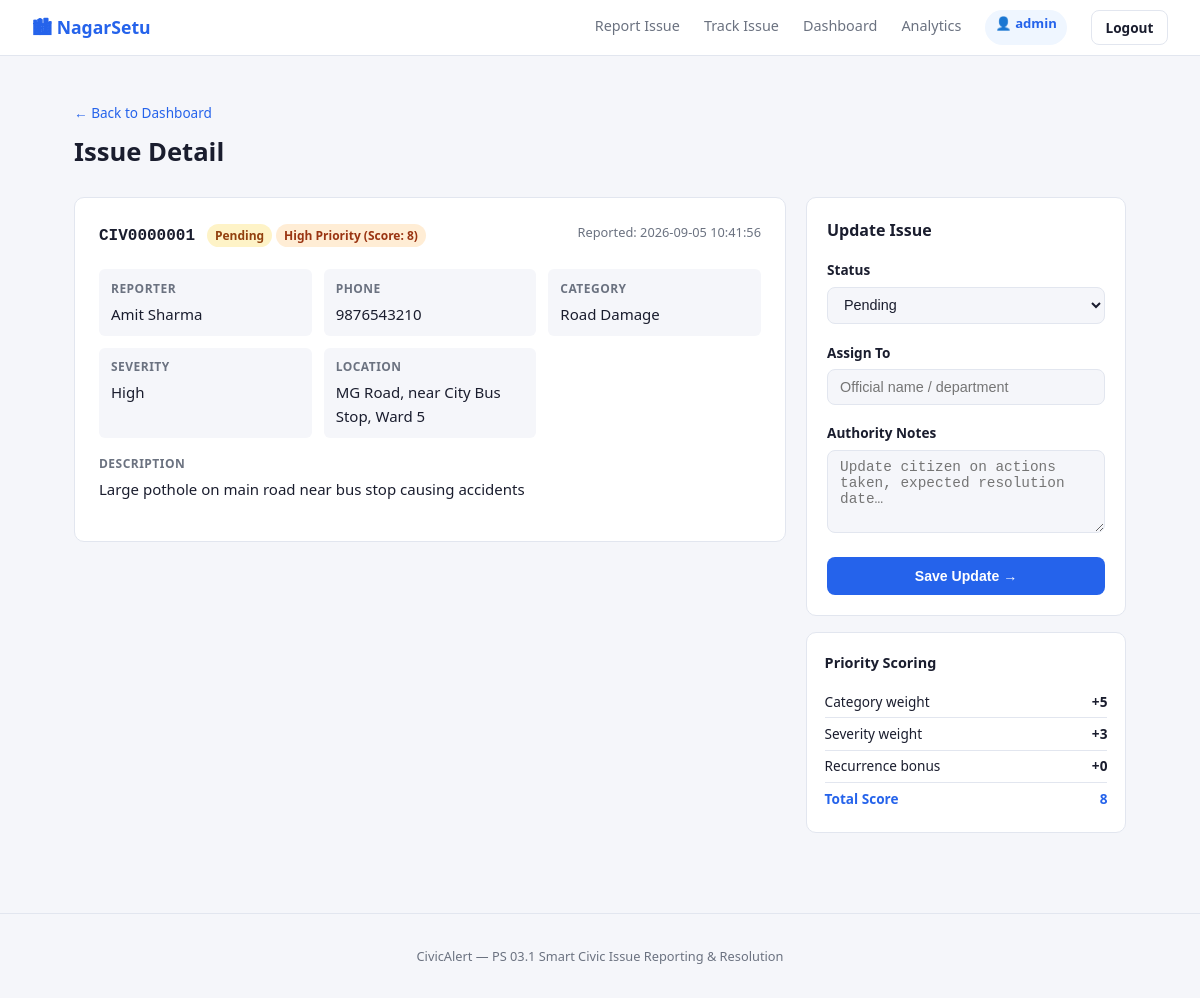
/admin/issue/CIV0000001 (signed in), run on the app's committed database.
### tables this page shows
CREATE TABLE issues (
        id          TEXT PRIMARY KEY,
        name        TEXT NOT NULL,
        phone       TEXT,
        category    TEXT NOT NULL,
        severity    TEXT NOT NULL,
        description TEXT NOT NULL,
        location    TEXT NOT NULL,
        photo       TEXT,
        status      TEXT DEFAULT 'Pending',
        priority_score INTEGER DEFAULT 0,
        priority_label TEXT DEFAULT 'Low',
        assigned_to TEXT,
        admin_notes TEXT,
        created_at  TEXT NOT NULL,
        updated_at  TEXT NOT NULL
    );

### app.py (the view, shortened to what this page needs)
@app.route('/admin/issue/<issue_id>', methods=['GET', 'POST'])
@login_required
def admin_issue(issue_id):
    conn = get_db()
    issue = conn.execute('SELECT * FROM issues WHERE id=?', (issue_id,)).fetchone()
    conn.close()
    if not issue:
        flash('Issue not found.', 'error')
        return redirect(url_for('admin'))
    return render_template('issue_detail.html', issue=issue)

### app.py (called while the page is built)
def login_required(f):
    @wraps(f)
    def decorated(*args, **kwargs):
        if not session.get('admin_logged_in'):
            flash('Please log in to access the authority dashboard.', 'error')
            return redirect(url_for('admin_login', next=request.path))
        return f(*args, **kwargs)
    return decorated

def get_db():
    conn = sqlite3.connect(DB_PATH)
    conn.row_factory = sqlite3.Row
    return conn

### templates/issue_detail.html (shortened to what this page needs)
{% extends "base.html" %}
{% block content %}
<div class="page-header">
  <a href="{{ url_for('admin') }}" class="back-link">← Back to Dashboard</a>
  <h1>Issue Detail</h1>
</div>
<div class="detail-layout">
  <div class="detail-main">
    <div class="issue-card">
      <div class="issue-card-header">
        <div>
          <span class="issue-id">{{ issue.id }}</span>
          <span class="badge badge-{{ issue.status | lower | replace(' ','_') }}">{{ issue.status }}</span>
          <span class="badge badge-priority-{{ issue.priority_label | lower }}">
            {{ issue.priority_label }} Priority (Score: {{ issue.priority_score }})
          </span>
        </div>
        <div class="issue-meta">Reported: {{ issue.created_at }}</div>
      </div>
      <div class="detail-grid">
        <div class="detail-item"><span class="label">Reporter</span><span>{{ issue.name }}</span></div>
        {% if issue.phone %}<div class="detail-item"><span class="label">Phone</span><span>{{ issue.phone }}</span></div>{% endif %}
        <div class="detail-item"><span class="label">Category</span><span>{{ issue.category }}</span></div>
        <div class="detail-item"><span class="label">Severity</span><span>{{ issue.severity }}</span></div>
        <div class="detail-item"><span class="label">Location</span><span>{{ issue.location }}</span></div>
      </div>
      <div class="detail-section">
        <span class="label">Description</span>
        <p>{{ issue.description }}</p>
      </div>
    </div>
  </div>
  <div class="detail-sidebar">
    <div class="update-card">
      <h2>Update Issue</h2>
      <form method="POST">
        <div class="form-group">
          <label for="status">Status</label>
          <select id="status" name="status" required>
            {% for s in ['Pending','In Progress','Resolved','Closed'] %}
            <option {{ 'selected' if issue.status==s }}>{{ s }}</option>
            {% endfor %}
          </select>
        </div>
        <div class="form-group">
          <label for="assigned_to">Assign To</label>
          <input type="text" id="assigned_to" name="assigned_to"
                 value="{{ issue.assigned_to or '' }}"
                 placeholder="Official name / department"/>
        </div>
        <div class="form-group">
          <label for="admin_notes">Authority Notes</label>
          <textarea id="admin_notes" name="admin_notes" rows="4"
                    placeholder="Update citizen on actions taken, expected resolution date…">{{ issue.admin_notes or '' }}</textarea>
        </div>
        <button type="submit" class="btn btn-primary btn-full">Save Update →</button>
      </form>
    </div>
    <div class="priority-box">
      <h3>Priority Scoring</h3>
      <div class="priority-row"><span>Category weight</span>
        <span class="score-val">+{{ {'Road Damage':5,'Flooding / Drain':5,'Power Outage':4,'Water Leakage':4,'Garbage Overflow':3,'Broken Streetlight':3}.get(issue.category, 2) }}</span>
      </div>
      <div class="priority-row"><span>Severity weight</span>
        <span class="score-val">+{{ {'High':3,'Medium':2,'Low':1}.get(issue.severity, 1) }}</span>
      </div>
      <div class="priority-row"><span>Recurrence bonus</span>
        <span class="score-val">+{{ issue.priority_score - ({'Road Damage':5,'Flooding / Drain':5,'Power Outage':4,'Water Leakage':4,'Garbage Overflow':3,'Broken Streetlight':3}.get(issue.category,2) + {'High':3,'Medium':2,'Low':1}.get(issue.severity,1)) }}</span>
      </div>
      <div class="priority-row total"><span>Total Score</span>
        <span class="score-val">{{ issue.priority_score }}</span>
      </div>
    </div>
  </div>
</div>
{% endblock %}

### static/style.css (style rules this page uses)
:root { --bg: #f5f6fa; --surface: #ffffff; --border: #e2e6ef; --text: #1a1d2e; --muted: #6b7280; --primary: #2563eb; --primary-h:#1d4ed8; --success: #16a34a; --warning: #d97706; --danger: #dc2626; --info: #0891b2; --radius: 8px; --shadow: 0 1px 4px rgba(0,0,0,.08); }
*, *::before, *::after { box-sizing: border-box; margin: 0; padding: 0; }
body { font-family: 'Segoe UI', system-ui, sans-serif; background: var(--bg); color: var(--text); font-size: 15px; line-height: 1.6; }
a { color: inherit; text-decoration: none; }
.page-header { margin-bottom: 1.5rem; }
.page-header h1 { font-size: 1.6rem; font-weight: 700; }
.back-link { font-size: .85rem; color: var(--primary); display: inline-block; margin-bottom: .5rem; }
.btn { display: inline-block; padding: .5rem 1.1rem; border-radius: var(--radius); font-size: .88rem; font-weight: 600; cursor: pointer; border: none; transition: background .15s, color .15s; }
.btn-primary { background: var(--primary); color: #fff; }
.btn-full { width: 100%; text-align: center; padding: .7rem; }
.badge { display: inline-block; padding: 2px 8px; border-radius: 20px; font-size: .75rem; font-weight: 600; }
.badge-pending { background:#fef3c7; color:#92400e; }
.badge-priority-high { background:#ffedd5; color:#9a3412; }
.form-group { margin-bottom: 1.1rem; }
.form-group label { display: block; font-size: .85rem; font-weight: 600; margin-bottom: .35rem; }
.form-group input, .form-group select, .form-group textarea { width: 100%; padding: .55rem .75rem; border: 1.5px solid var(--border); border-radius: var(--radius); font-size: .9rem; background: var(--bg); color: var(--text); transition: border-color .15s; }
.issue-card { background: var(--surface); border: 1px solid var(--border); border-radius: 10px; padding: 1.5rem; }
.issue-card-header { display: flex; justify-content: space-between; align-items: flex-start; margin-bottom: 1.25rem; flex-wrap: wrap; gap: .5rem; }
.issue-id { font-weight: 700; font-size: 1rem; font-family: monospace; margin-right: .5rem; }
.issue-meta { color: var(--muted); font-size: .8rem; }
.detail-grid { display: grid; grid-template-columns: repeat(auto-fill, minmax(200px,1fr)); gap: .75rem; margin-bottom: 1rem; }
.detail-item { background: var(--bg); border-radius: 6px; padding: .6rem .75rem; }
.detail-section { margin: 1rem 0; }
.label { display: block; font-size: .75rem; font-weight: 700; color: var(--muted); text-transform: uppercase; letter-spacing: .04em; margin-bottom: .25rem; }
.detail-layout { display: flex; gap: 1.25rem; align-items: flex-start; }
.detail-main { flex: 1; min-width: 0; }
.detail-sidebar { width: 320px; flex-shrink: 0; }
.update-card { background: var(--surface); border: 1px solid var(--border); border-radius: 10px; padding: 1.25rem; margin-bottom: 1rem; }
.update-card h2 { font-size: 1rem; font-weight: 700; margin-bottom: 1rem; }
.priority-box { background: var(--surface); border: 1px solid var(--border); border-radius: 10px; padding: 1.1rem; }
.priority-box h3 { font-size: .9rem; font-weight: 700; margin-bottom: .75rem; }
.priority-row { display: flex; justify-content: space-between; font-size: .85rem; padding: .3rem 0; border-bottom: 1px solid var(--border); }
.priority-row.total { border-bottom: none; font-weight: 700; color: var(--primary); }
.score-val { font-weight: 700; }

### data on the page
issues: id "CIV0000001", status "Pending", priority_label "High", priority_score "8", created_at "2026-09-05 10:41:56", name "Amit Sharma", phone "9876543210", category "Road Damage", severity "High", location "MG Road, near City Bus Stop, Ward 5", description "Large pothole on main road near bus stop causing accidents", category "5", severity "3", priority_score+category+severity "0"

### other printed values
{{ session.get('admin_user') }} "admin"
form field status "Pending"
